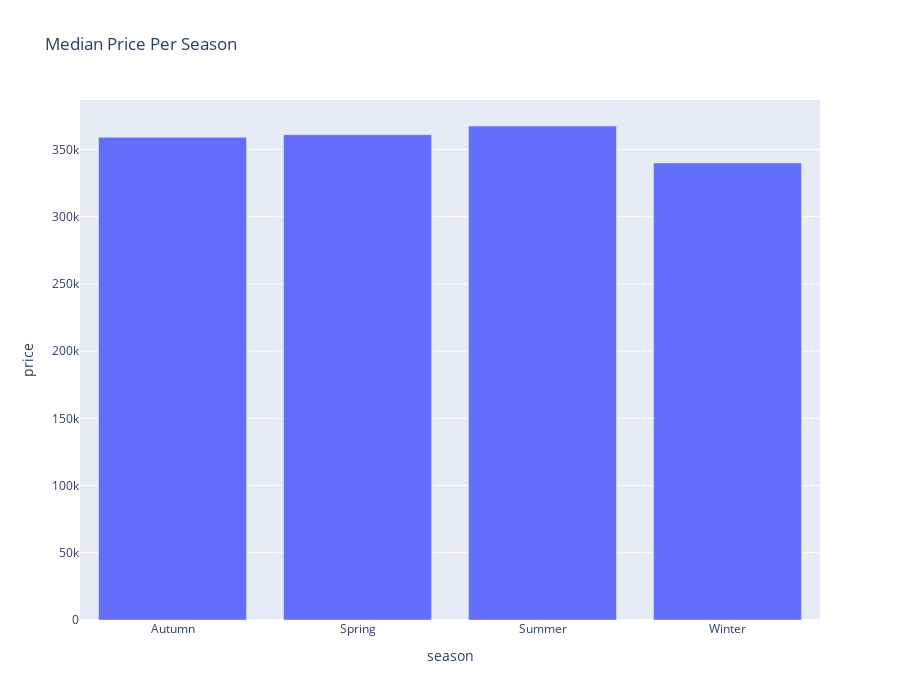

Notebook cell for this chart:
### Code cell
b5 = b5[['season', 'price']].groupby('season').median().reset_index()

fig = px.bar(b5, x = 'season', y = 'price', title = 'Median Price Per Season', height = 700 )
fig.show()

### Figure 1 — Plotly figure (JSON) as saved in the notebook; plotly's stock layout.template omitted (floating-point values rounded to 4 significant figures)
{"data": [{"alignmentgroup": "True", "hovertemplate": "season=%{x}<br>price=%{y}<extra></extra>", "legendgroup": "", "marker": {"color": "#636efa", "pattern": {"shape": ""}}, "name": "", "offsetgroup": "", "orientation": "v", "showlegend": false, "textposition": "auto", "type": "bar", "x": ["Autumn", "Spring", "Summer", "Winter"], "xaxis": "x", "y": [359000, 361000, 367450, 340000], "yaxis": "y"}], "layout": {"barmode": "relative", "height": 700, "legend": {"tracegroupgap": 0}, "title": {"text": "Median Price Per Season"}, "xaxis": {"anchor": "y", "domain": [0, 1], "title": {"text": "season"}}, "yaxis": {"anchor": "x", "domain": [0, 1], "title": {"text": "price"}}}}
